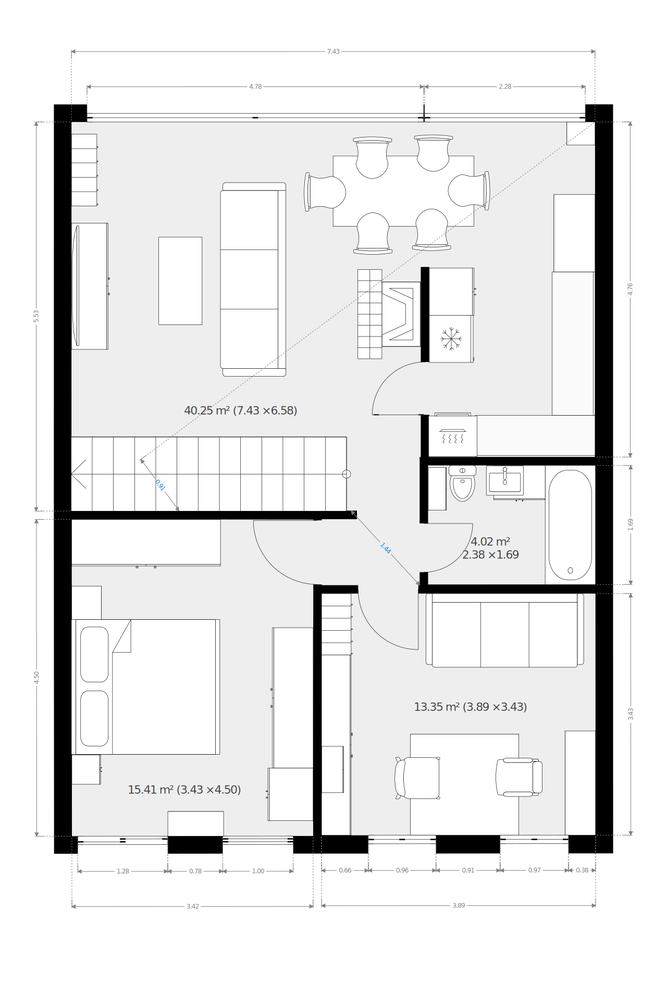
#> input picture custom_components/dynamic_map/frontend/bg_floor2.png, 667 x 1000 px, shrunk from 1280 x 1920 before the run, found by its file name
$ python test_template_match.py
#> lines starting #> are read from the running program, lines starting #| are printed output that depends on the picture; after the words box and inside, x2 and y2 are one past the last pixel; in counts of white or black regions, pixels touching at a corner belong together
import cv2
import numpy as np
import ezdxf

# Load SVG Image
svg_img = cv2.imread("/home/costi/workspace/water/homeassistant/bg_floor2.png", cv2.IMREAD_GRAYSCALE)
#> svg_img: shape (1000, 667); min 0, max 255, mean 230.8
_, svg_mask = cv2.threshold(svg_img, 240, 255, cv2.THRESH_BINARY_INV)
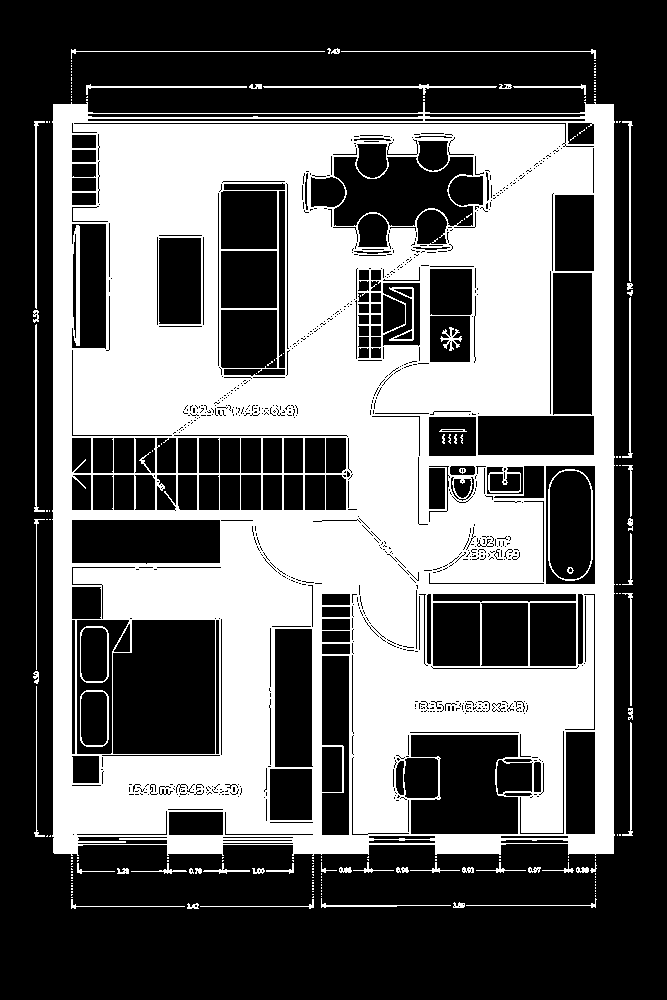
#> svg_mask: shape (1000, 667); 39.3% white; 201 white regions (140 under 20 px), largest, box (x1, y1, x2, y2) and area: (52, 102, 615, 856) 253407, (263, 84, 497, 95) 502, (548, 469, 593, 581) 487

# Load DXF
#> (the run stopped early here; a loop or call above may not have finished)

$ run again, with custom_components/dynamic_map/frontend/bg_floor1.png copied over custom_components/dynamic_map/frontend/bg_floor2.png
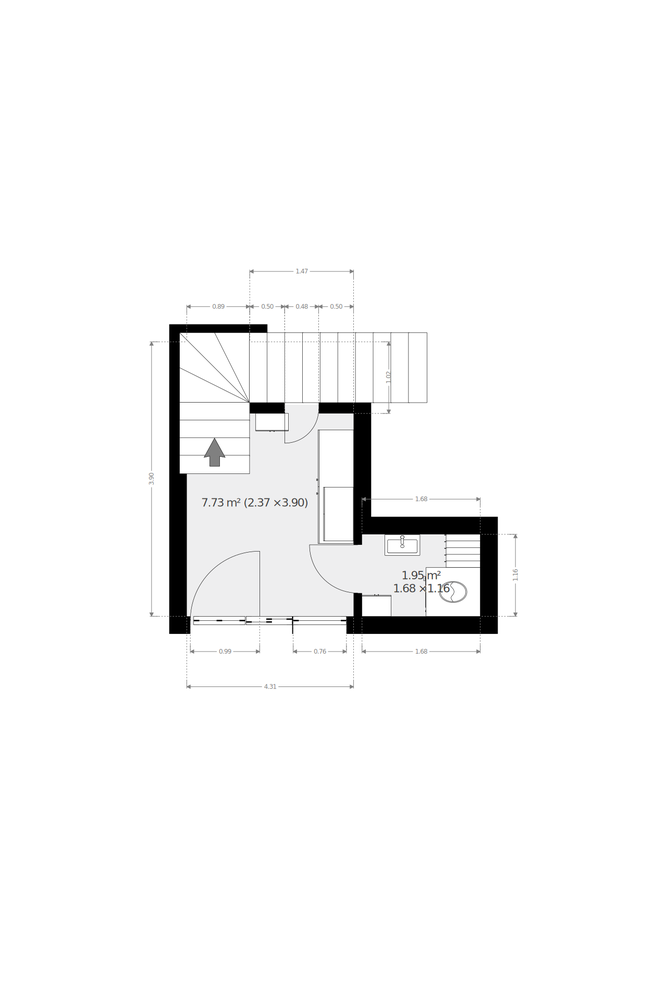
#> input picture custom_components/dynamic_map/frontend/bg_floor1.png, 667 x 1000 px, shrunk from 1280 x 1920 before the run, found by its file name
#> `_, svg_mask = cv2.threshold(svg_img, 240, 255, cv2.THRESH_BINARY_INV)`:
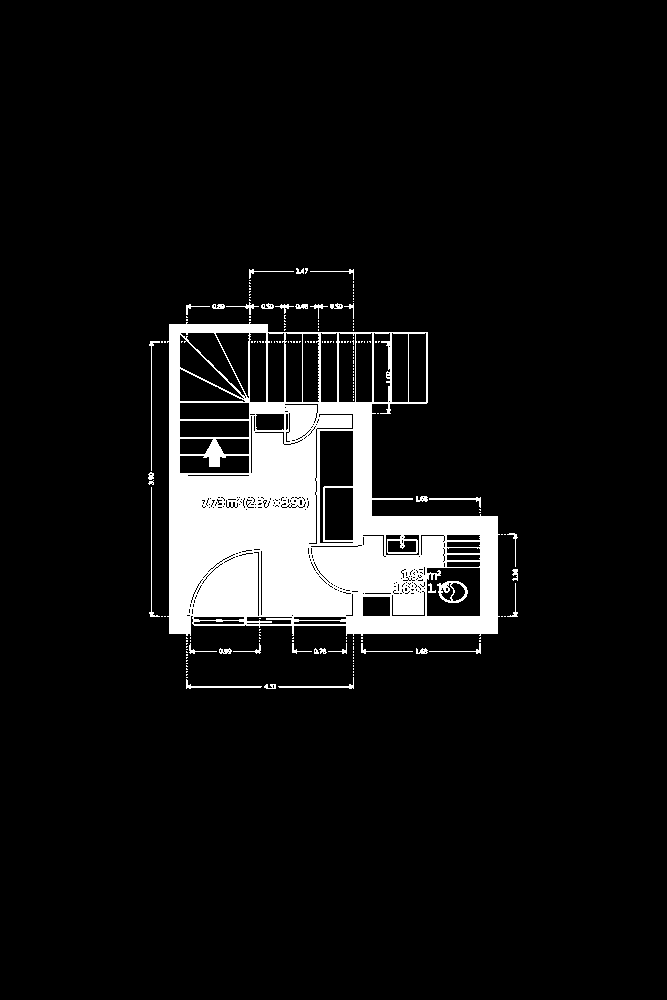
#> svg_mask: shape (1000, 667); 8% white; 179 white regions (143 under 20 px), largest, box (x1, y1, x2, y2) and area: (167, 322, 500, 636) 50123, (437, 581, 468, 603) 276, (186, 679, 262, 689) 171

$ run again, with custom_components/dynamic_map/frontend/floor1.png copied over custom_components/dynamic_map/frontend/bg_floor2.png
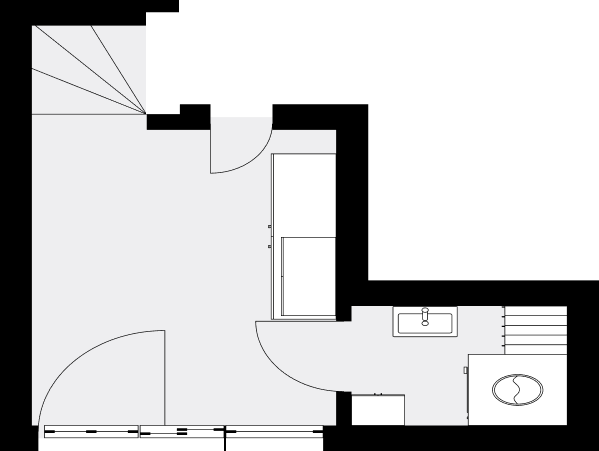
#> input picture custom_components/dynamic_map/frontend/floor1.png, 599 x 451 px, found by its file name
#> `_, svg_mask = cv2.threshold(svg_img, 240, 255, cv2.THRESH_BINARY_INV)`:
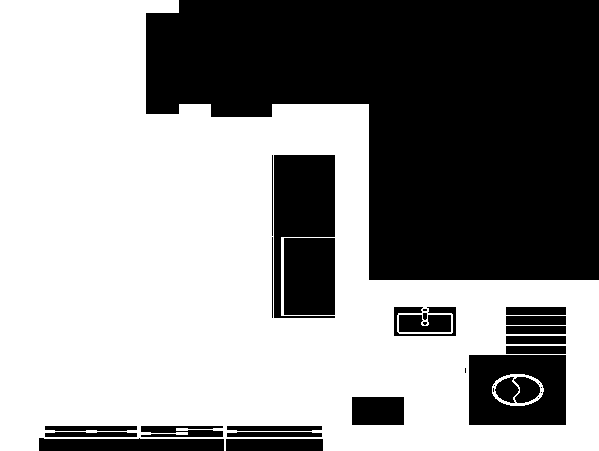
#> svg_mask: shape (451, 599); 57.2% white; 33 black regions (9 under 20 px), largest, box (x1, y1, x2, y2) and area: (146, 0, 599, 280) 88286, (274, 155, 335, 318) 5677, (469, 355, 566, 425) 5463

$ run again, with custom_components/dynamic_map/frontend/floor2.png copied over custom_components/dynamic_map/frontend/bg_floor2.png
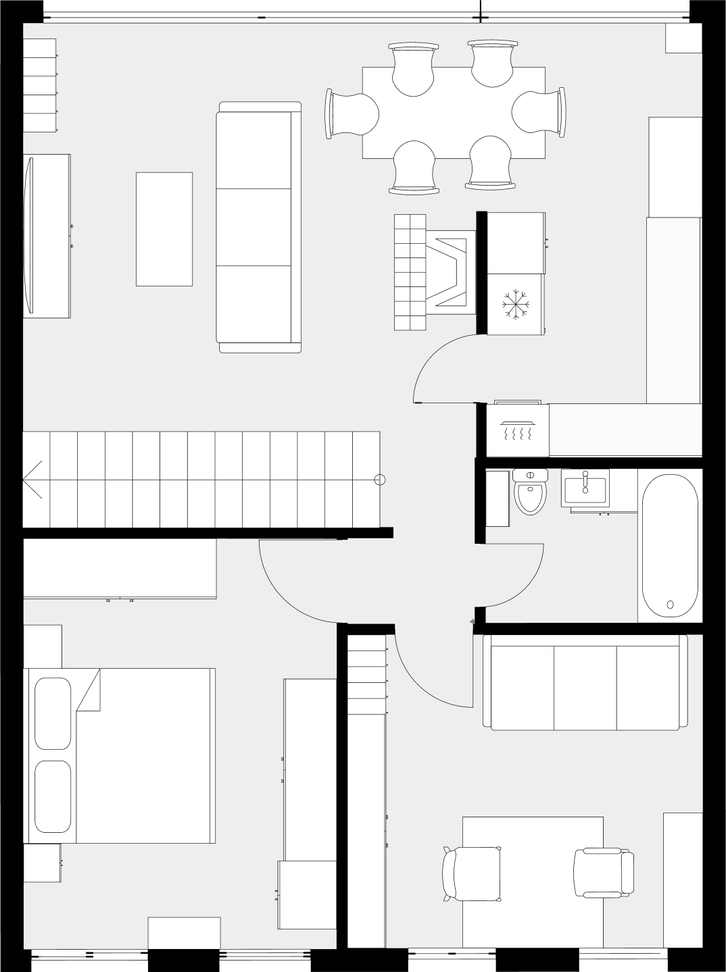
#> input picture custom_components/dynamic_map/frontend/floor2.png, 726 x 972 px, shrunk from 1074 x 1439 before the run, found by its file name
#> `_, svg_mask = cv2.threshold(svg_img, 240, 255, cv2.THRESH_BINARY_INV)`:
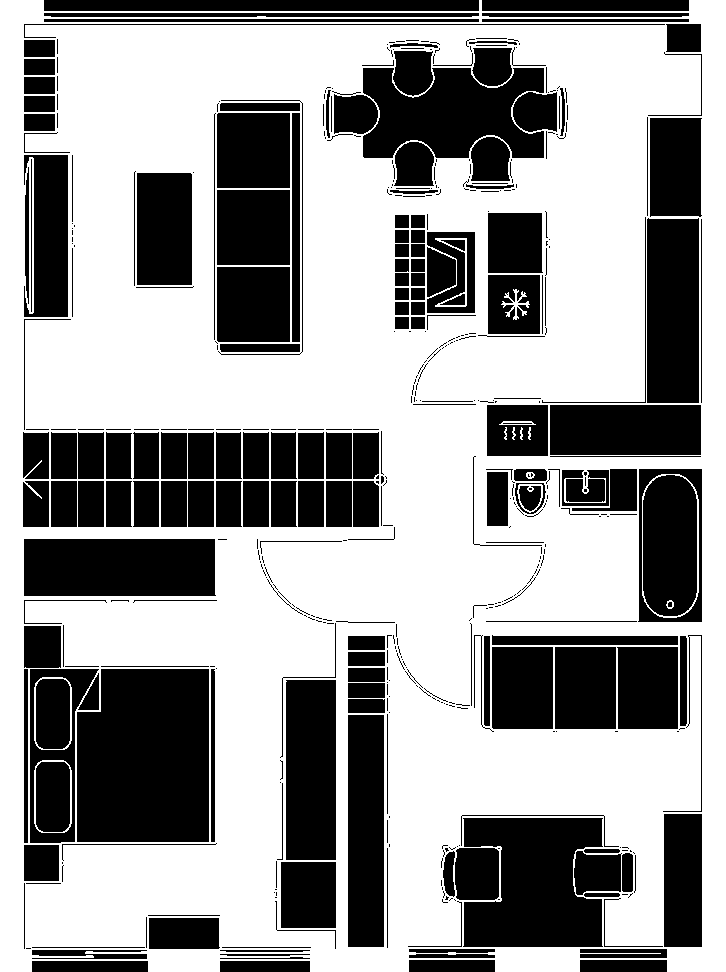
#> svg_mask: shape (972, 726); 60.5% white; 510 black regions (272 under 20 px), largest, box (x1, y1, x2, y2) and area: (77, 669, 209, 842) 21804, (463, 818, 603, 947) 14327, (363, 68, 544, 158) 11514
